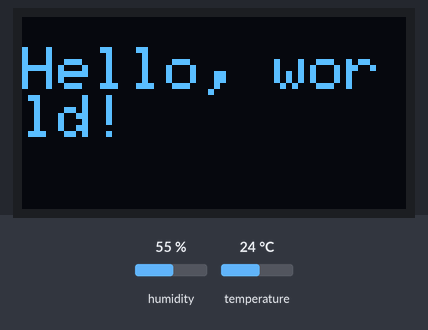
Recording of a sketch running on a simulated Raspberry Pi Pico. Shown: 128×64 one-colour display. Inputs (shaded band) come from the test bench; at power-on: humidity 55 %, temperature 24 °C.

Above: at 2.1 s.
At 4.2 s:
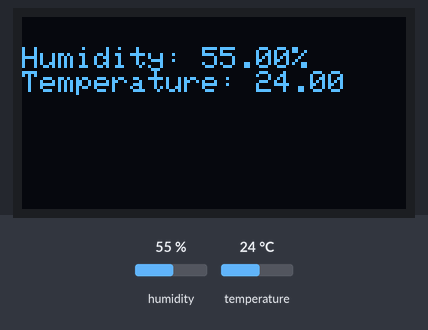
4.3 s: humidity set to 22 %
At 5.6 s:
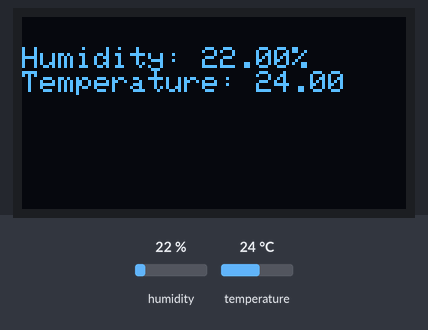
7.1 s: temperature set to 12 °C
At 8.6 s:
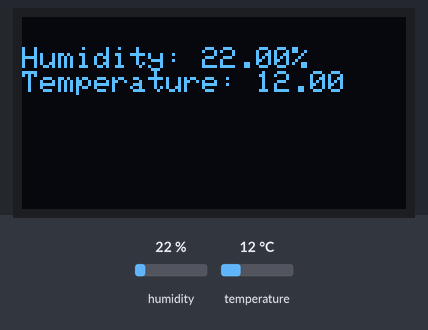
9.9 s: humidity set to 40 %
At 12.3 s:
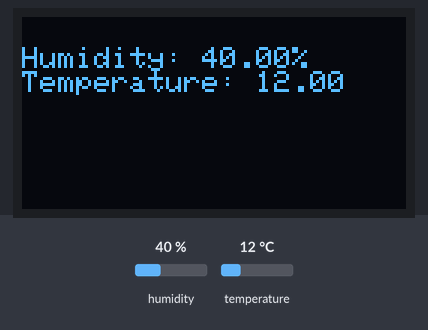
12.9 s: temperature set to 19 °C
Timing chart, 0 to 15.9 s (numbered marks = the images above; inputs shaded):
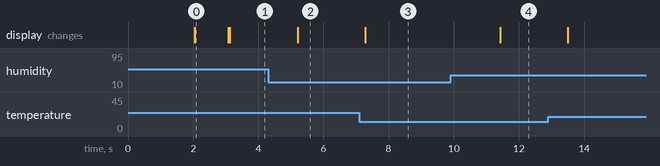

The sketch:

OLED_DHT.ino
```cpp
#include <Wire.h>
#include <Adafruit_GFX.h>
#include <Adafruit_SSD1306.h>

#include <Adafruit_Sensor.h>
#include <DHT.h>

#define SCREEN_WIDTH 128
#define SCREEN_HEIGHT 64

#define DHTPIN 2     // Digital pin connected to the DHT sensor
#define DHTTYPE DHT11   // DHT 11

Adafruit_SSD1306 display(SCREEN_WIDTH, SCREEN_HEIGHT, &Wire, -1);

DHT dht(DHTPIN, DHTTYPE);

void setup() {
  Wire.setSDA(12);
  Wire.setSCL(13);

  Wire.begin();

  Serial.begin(115200);

  if(!display.begin(SSD1306_SWITCHCAPVCC, 0x3C)) {
    Serial.println(F("SSD1306 allocation failed"));
    for(;;);
  }
  delay(2000);
  display.clearDisplay();
  display.setTextSize(2);
  display.setTextColor(WHITE);
  display.setCursor(0, 10); // setCursor 없으면 값이 계속 오른쪽으로 이동해서 입력됨
  display.println("Hello, world!");
  display.display();
  delay(1000);
  display.clearDisplay();
  display.display();
  dht.begin();
}

void loop() {
  float hum = dht.readHumidity();
  float temp = dht.readTemperature();
  float F = dht.readTemperature(true);
  display.clearDisplay();
  display.setTextSize(1);
  display.setTextColor(WHITE);
  display.setCursor(0, 10); // setCursor 없으면 값이 계속 오른쪽으로 이동해서 입력됨
  display.print("Humidity: ");
  display.print(hum);
  display.println("%");
  display.print("Temperature: ");
  display.println(temp);
  display.display();
  delay(1000);
}
```

Measured:
- after the input at 4.3 s, the display: changes after 0.90 s (image 2)
- after the input at 7.1 s, the display: changes after 0.18 s (image 3)
- after the input at 9.9 s, the display: changes after 1.5 s (image 4)
- what the display in image 0 shows lasts 1.0 s, from 2.1 s to 3.1 s
